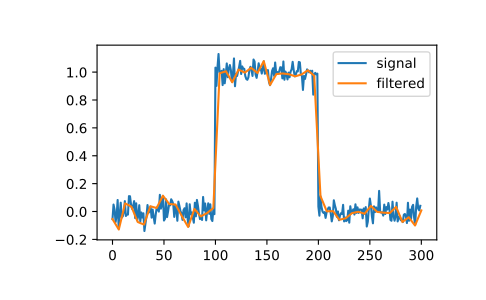

Write the Python code that produced this figure.
# We can filter a signal to reduce and smooth out high-frequency noise with
# a cubic spline:

import matplotlib.pyplot as plt
from scipy.signal import cspline1d, cspline1d_eval
sig = np.repeat([0., 1., 0.], 100)
sig += np.random.randn(len(sig))*0.05  # add noise
time = np.linspace(0, len(sig))
filtered = cspline1d_eval(cspline1d(sig), time)
plt.plot(sig, label="signal")
plt.plot(time, filtered, label="filtered")
plt.legend()
plt.show()
